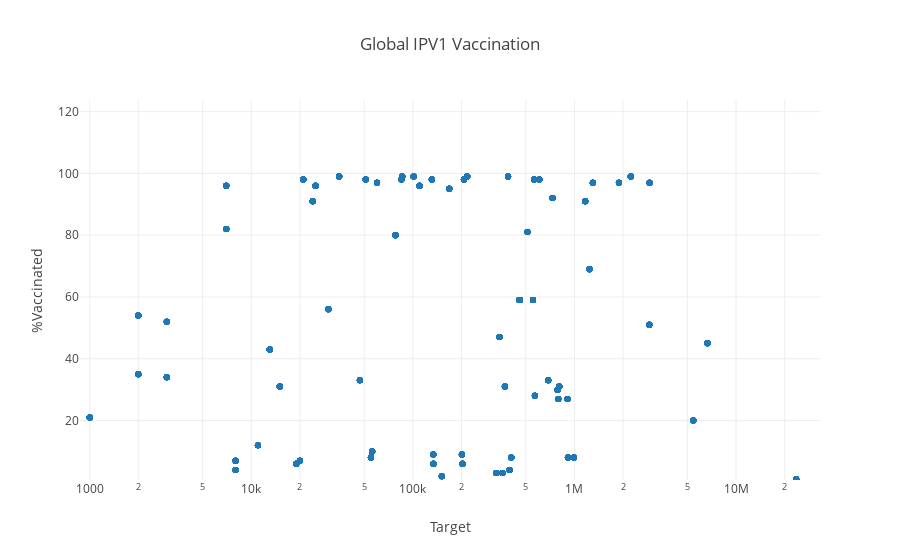

Write notebook code for a chart like this one.
### Code cell
# Get the max and min range of both axes
xmin = min(np.log10(dataset[x_column]))*0.98
xmax = max(np.log10(dataset[x_column]))*1.02
ymin = min(dataset[y_column])*0.75
ymax = max(dataset[y_column])*1.25

# Modify the layout
figure['layout']['xaxis'] = {'title': 'Target', 'type': 'log', 
                             'range': [xmin, xmax]}   
figure['layout']['yaxis'] = {'title': '%Vaccinated', 
                             'range': [ymin, ymax]} 
figure['layout']['title'] = 'Global IPV1 Vaccination'
figure['layout']['showlegend'] = False
figure['layout']['hovermode'] = 'closest'
plotly.offline.iplot(figure, config={'scrollzoom': True})

### Figure 1 — Plotly figure (JSON) as saved in the notebook; plotly's stock layout.template omitted (floating-point values rounded to 4 significant figures; data arrays with more than 128 entries replaced by an {"elided": "..."} marker saying what was removed)
{"data": [{"mode": "markers", "text": {"elided": "1540 str values"}, "type": "scatter", "uid": "93c5bf35-e14f-4073-9d34-bcd5504e5c5f", "x": {"elided": "1540 int values"}, "y": {"elided": "1540 int values"}}], "layout": {"hovermode": "closest", "showlegend": false, "title": {"text": "Global IPV1 Vaccination"}, "xaxis": {"range": [2.94, 7.52], "title": {"text": "Target"}, "type": "log"}, "yaxis": {"range": [0.75, 123.8], "title": {"text": "%Vaccinated"}}}}
